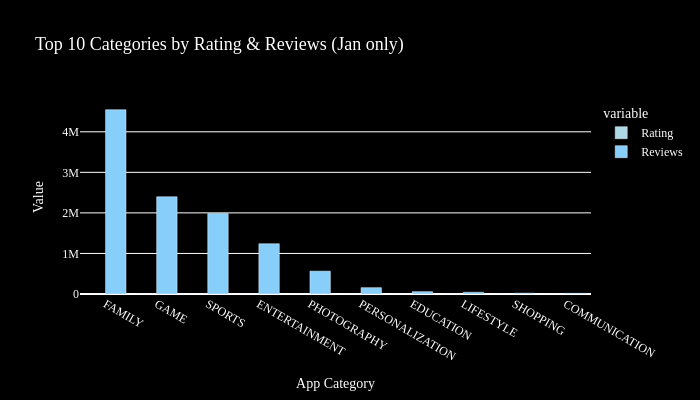
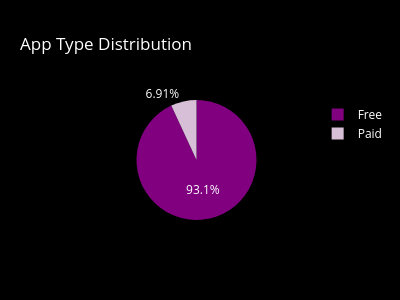
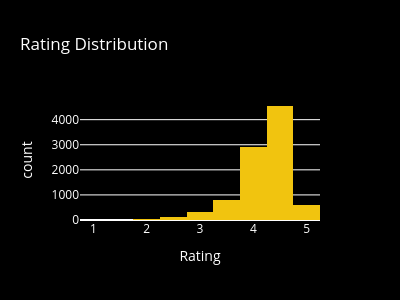

The notebook cell these images were saved under, in order:
### Code cell
#correction code for task 1
# ================================
# TASK 1
# ================================

import pandas as pd
import numpy as np
import plotly.express as px
import matplotlib.pyplot as plt
import seaborn as sns
from datetime import datetime
import pytz
import nltk
from nltk.sentiment.vader import SentimentIntensityAnalyzer
from IPython.display import display

nltk.download('vader_lexicon')

# ================================
# LOAD DATA
# ================================
Apps_Df = pd.read_csv("dataset.csv")
Review_Df = pd.read_csv("User Reviews.csv")

print(Apps_Df.head())
print(Review_Df.head())
print(Apps_Df.dtypes)
print(Review_Df.dtypes)

# ================================
# DATA CLEANING
# ================================
Apps_Df = Apps_Df.dropna(subset=['Rating'])

for column in Apps_Df.columns:
    Apps_Df[column].fillna(Apps_Df[column].mode()[0], inplace=True)

Apps_Df = Apps_Df[Apps_Df['Rating'] <= 5]
Review_Df = Review_Df.dropna(subset=['Translated_Review'])

Apps_Df['Installs'] = (
    Apps_Df['Installs']
    .astype(str)
    .str.replace('[+,]', '', regex=True)
)
Apps_Df['Installs'] = pd.to_numeric(Apps_Df['Installs'], errors='coerce')

Apps_Df['Price'] = (
    Apps_Df['Price']
    .astype(str)
    .str.replace('$', '', regex=False)
)
Apps_Df['Price'] = pd.to_numeric(Apps_Df['Price'], errors='coerce')

# ================================
# SIZE CONVERSION
# ================================
def convert_size(size):
    if pd.isna(size):
        return np.nan
    size = str(size)
    if 'M' in size:
        return float(size.replace('M', ''))
    elif 'K' in size:
        return float(size.replace('K', '')) / 1024
    else:
        return np.nan

Apps_Df['Size'] = Apps_Df['Size'].apply(convert_size)

Apps_Df['Reviews'] = (
    Apps_Df['Reviews']
    .astype(str)
    .str.replace(',', '')
)
Apps_Df['Reviews'] = pd.to_numeric(Apps_Df['Reviews'], errors='coerce')

Apps_Df['Log_installs'] = np.log1p(Apps_Df['Installs'])
Apps_Df['Log_Reviews'] = np.log1p(Apps_Df['Reviews'])

# ================================
# RATING GROUP
# ================================
def rating_group(rating):
    if pd.isna(rating):
        return np.nan
    if rating >= 4:
        return 'Top rated app'
    elif rating >= 3:
        return 'Above average'
    elif rating >= 2:
        return 'Average'
    else:
        return 'Below average'

Apps_Df['Rating_Group'] = Apps_Df['Rating'].apply(rating_group)
Apps_Df['Revenue'] = Apps_Df['Price'] * Apps_Df['Installs']

# ================================
# SENTIMENT ANALYSIS
# ================================
SIA = SentimentIntensityAnalyzer()

Review_Df['sentiment_Score'] = Review_Df['Translated_Review'].apply(
    lambda x: SIA.polarity_scores(x)['compound'] if isinstance(x, str) else np.nan
)

# ================================
# TYPE COUNTS
# ================================
type_counts = Apps_Df['Type'].value_counts()

# ================================
# DATE FIX
# ================================
Apps_Df['Last Updated'] = pd.to_datetime(
    Apps_Df['Last Updated'],
    errors='coerce'
)

# ================================
# FILTER CONDITIONS
# ================================
filtered_apps = Apps_Df[
    (Apps_Df['Rating'] >= 4) &
    (Apps_Df['Size'] >= 10) &
    (Apps_Df['Last Updated'].dt.month == 1)
]

category_group = (
    filtered_apps
    .groupby('Category')
    .agg({'Rating': 'mean', 'Reviews': 'sum'})
    .sort_values('Reviews', ascending=False)
    .head(10)
)

# ================================
# TIME CHECK (3 PM – 5 PM IST)
# ================================
ist = pytz.timezone('Asia/Kolkata')
now = datetime.now(ist)

if 8 <= now.hour < 17:   # 3 PM – 5 PM IST
    fig1 = px.bar(
        category_group.reset_index().melt(
            id_vars='Category',
            value_vars=['Rating', 'Reviews']
        ),
        x='Category',
        y='value',
        color='variable',
        barmode='group',
        title='Top 10 Categories by Rating & Reviews (Jan only)',
        color_discrete_map={'Rating': '#ADD8E6', 'Reviews': '#87CEFA'},
        width=700,
        height=400
    )

    fig1.update_layout(
        plot_bgcolor='black',
        paper_bgcolor='black',
        font=dict(family='Times New Roman', color='white'),
        title_font=dict(size=18, family='Times New Roman'),
        xaxis=dict(title='App Category'),
        yaxis=dict(title='Value')
    )

    task1_fig = fig1
else:
    print("This chart is visible only between 3 PM – 5 PM IST")

# ================================
# PIE CHART
# ================================
PIE_CHART = px.pie(
    values=type_counts.values,
    names=type_counts.index,
    title="App Type Distribution",
    color_discrete_sequence=['#800080', '#D8BFD8'],
    width=400,
    height=300
)

PIE_CHART.update_layout(
    plot_bgcolor='black',
    paper_bgcolor='black',
    font_color='white'
)

task1pie = PIE_CHART

# ================================
# HISTOGRAM
# ================================
HISTOGRAM = px.histogram(
    Apps_Df,
    x='Rating',
    nbins=20,
    title='Rating Distribution',
    color_discrete_sequence=['#f1c40f'],
    width=400,
    height=300
)

HISTOGRAM.update_layout(
    plot_bgcolor='black',
    paper_bgcolor='black',
    font=dict(color='white')
)

task1_hist = HISTOGRAM

# ================================
# DASHBOARD VIEW
# ================================
print("📊 DASHBOARD VIEW")

if 'fig1' in globals():
    print("🔹 Bar Chart")
    display(fig1)
else:
    print("🔹 Bar Chart not available (visible only 3–5 PM IST)")

print("🔹 Pie Chart")
display(PIE_CHART)

print("🔹 Histogram")
display(HISTOGRAM)

### Figure 1 — Plotly figure (JSON) as saved in the notebook; plotly's stock layout.template omitted (floating-point values rounded to 4 significant figures)
{"data": [{"alignmentgroup": "True", "hovertemplate": "variable=Rating<br>Category=%{x}<br>value=%{y}<extra></extra>", "legendgroup": "Rating", "marker": {"color": "#ADD8E6", "pattern": {"shape": ""}}, "name": "Rating", "offsetgroup": "Rating", "orientation": "v", "showlegend": true, "textposition": "auto", "type": "bar", "x": ["FAMILY", "GAME", "SPORTS", "ENTERTAINMENT", "PHOTOGRAPHY", "PERSONALIZATION", "EDUCATION", "LIFESTYLE", "SHOPPING", "COMMUNICATION"], "xaxis": "x", "y": [4.395, 4.313, 4.343, 4.25, 4.15, 4.475, 4.4, 4.38, 4.2, 4.2], "yaxis": "y"}, {"alignmentgroup": "True", "hovertemplate": "variable=Reviews<br>Category=%{x}<br>value=%{y}<extra></extra>", "legendgroup": "Reviews", "marker": {"color": "#87CEFA", "pattern": {"shape": ""}}, "name": "Reviews", "offsetgroup": "Reviews", "orientation": "v", "showlegend": true, "textposition": "auto", "type": "bar", "x": ["FAMILY", "GAME", "SPORTS", "ENTERTAINMENT", "PHOTOGRAPHY", "PERSONALIZATION", "EDUCATION", "LIFESTYLE", "SHOPPING", "COMMUNICATION"], "xaxis": "x", "y": [4545000.0, 2398000.0, 1982000.0, 1239000.0, 563700.0, 156000.0, 57640.0, 42810.0, 19950.0, 15290.0], "yaxis": "y"}], "layout": {"barmode": "group", "font": {"color": "white", "family": "Times New Roman"}, "height": 400, "legend": {"title": {"text": "variable"}, "tracegroupgap": 0}, "paper_bgcolor": "black", "plot_bgcolor": "black", "title": {"font": {"family": "Times New Roman", "size": 18}, "text": "Top 10 Categories by Rating & Reviews (Jan only)"}, "width": 700, "xaxis": {"anchor": "y", "domain": [0, 1], "title": {"text": "App Category"}}, "yaxis": {"anchor": "x", "domain": [0, 1], "title": {"text": "Value"}}}}

### Figure 2 — Plotly figure (JSON) as saved in the notebook; plotly's stock layout.template omitted (floating-point values rounded to 4 significant figures)
{"data": [{"domain": {"x": [0, 1], "y": [0, 1]}, "hovertemplate": "label=%{label}<br>value=%{value}<extra></extra>", "labels": ["Free", "Paid"], "legendgroup": "", "name": "", "showlegend": true, "type": "pie", "values": [8719, 647]}], "layout": {"font": {"color": "white"}, "height": 300, "legend": {"tracegroupgap": 0}, "paper_bgcolor": "black", "piecolorway": ["#800080", "#D8BFD8"], "plot_bgcolor": "black", "title": {"text": "App Type Distribution"}, "width": 400}}

### Figure 3 — Plotly figure (JSON) as saved in the notebook; plotly's stock layout.template omitted (floating-point values rounded to 4 significant figures; data arrays with more than 128 entries replaced by an {"elided": "..."} marker saying what was removed)
{"data": [{"bingroup": "x", "hovertemplate": "Rating=%{x}<br>count=%{y}<extra></extra>", "legendgroup": "", "marker": {"color": "#f1c40f", "pattern": {"shape": ""}}, "name": "", "nbinsx": 20, "orientation": "v", "showlegend": false, "type": "histogram", "x": {"elided": "9366 float values"}, "xaxis": "x", "yaxis": "y"}], "layout": {"barmode": "relative", "font": {"color": "white"}, "height": 300, "legend": {"tracegroupgap": 0}, "paper_bgcolor": "black", "plot_bgcolor": "black", "title": {"text": "Rating Distribution"}, "width": 400, "xaxis": {"anchor": "y", "domain": [0, 1], "title": {"text": "Rating"}}, "yaxis": {"anchor": "x", "domain": [0, 1], "title": {"text": "count"}}}}
